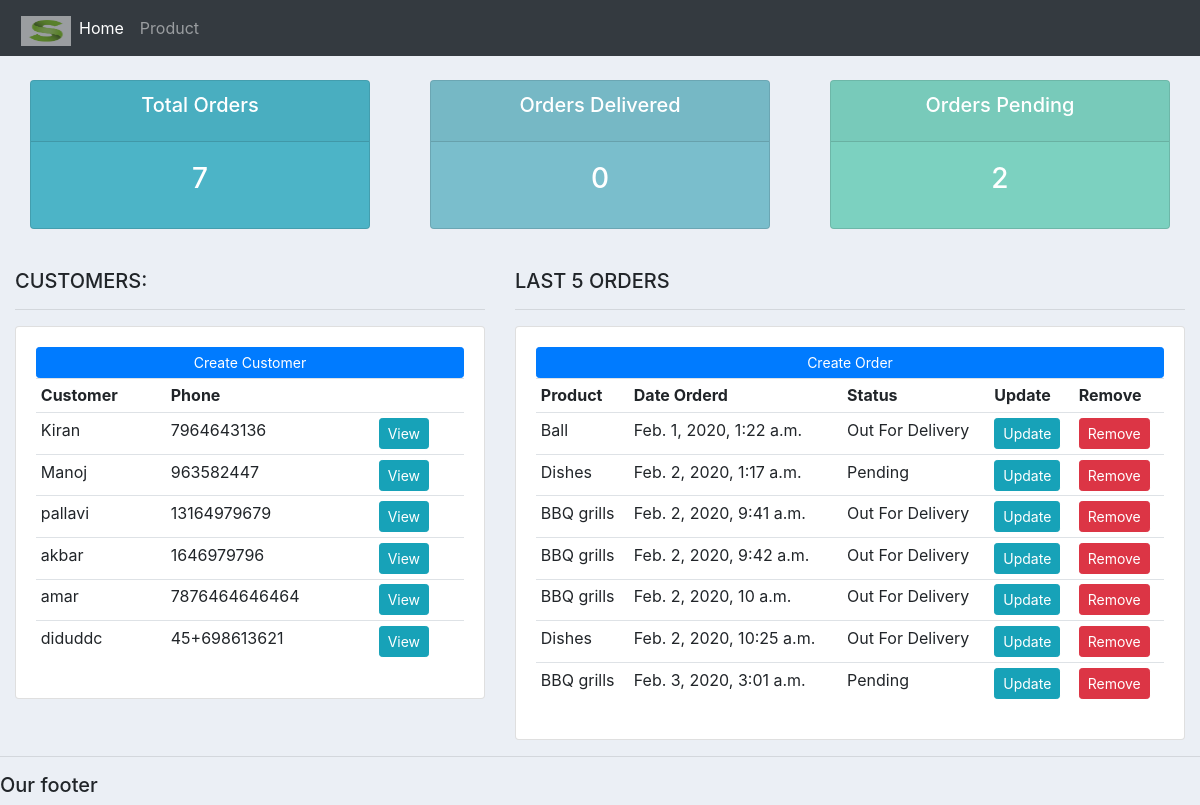
The page / on the database its author committed.
### accounts/models.py (models this page shows, shortened)
class Customers(models.Model):
    Name=models.CharField(max_length=200,null=True)
    phone=models.CharField(max_length=200,null=True)
    email=models.EmailField(unique=True)
    date_created = models.DateTimeField(auto_now_add=True,null=True)

class Order(models.Model):
    STATUS =    (
        ('Pending','Pending'),
        ('Out For Delivery', 'Out For Delivery'),
        ('Delivered','Delivered')
    )
    Customer=models.ForeignKey(Customers,null=True, on_delete=models.SET_NULL)
    Product=models.ForeignKey(Product,null=True, on_delete=models.SET_NULL)
    Date_created = models.DateTimeField(auto_now_add=True,null=True)
    status = models.CharField(max_length=200,null=True,choices= STATUS)

class Product(models.Model):
     CATEGORY =    (
        ('Indoor','Indoor'),
        ('Out door','Out door'),
     )
     Name = models.CharField(max_length=200,null=True)
     Price = models.FloatField(null=True)
     Category = models.CharField(max_length=200,null=True,choices=CATEGORY)
     Description = models.CharField(max_length=200,null=True,blank=True)
     Date_created = models.DateTimeField(auto_now_add=True,null=True)
     tags = models.ManyToManyField(Tag)
     def __str__(self):
        return self.Name

### accounts/views.py (the view)
# urls.py: path('',views.home,name='home'),
def home(request):
    orders = Order.objects.all()
    customer = Customers.objects.all()
    Total_customers=customer.count()
    Total_orders=orders.count()
    delivered=orders.filter(status='Delivered').count()
    pending=orders.filter(status='Pending').count()
    context={'orders':orders,'customers':customer,'Total_customers':Total_customers,'Total_orders':Total_orders,'delivered':delivered,'pending':pending}
    return render(request,'dashboard.html',context)

### accounts/templates/dashboard.html
{% extends 'main.html' %} {% block content %} {% include 'status.html' %}
<br>
<div class="row">
    <div class="col-md-5">
        <h5>CUSTOMERS:</h5>
        <hr>
        <div class="card card-body">
            <a class="btn btn-primary  btn-sm btn-block" href="{% url 'createCustomer' %}">Create Customer</a>
            <table class="table table-sm">
                <tr>
                    <th>Customer</th>
                    <th>Phone</th>
                    <th></th>
                </tr>
                {% for customer in customers %}
                <tr>
                    <td>{{customer.Name}}</td>
                    <td>{{customer.phone}}</td>
                    <th>
                        <a class="btn btn-sm btn-info" href="{% url 'customers' customer.id %}">View</a>
                    </th>
                </tr>
                {% endfor %}
            </table>
        </div>
    </div>
    <div class="col-md-7">
        <h5>LAST 5 ORDERS</h5>
        <hr>
        <div class="card card-body">
            <a class="btn btn-primary  btn-sm btn-block" href="{% url 'createOrder' %}">Create Order</a>
            <table class="table table-sm">
                <tr>
                    <th>Product</th>
                    <th>Date Orderd</th>
                    <th>Status</th>
                    <th>Update</th>
                    <th>Remove</th>
                </tr>
                {% for order in orders %}
                <tr>
                    <td>{{order.Product}}</th>
                        <td>{{order.Date_created}}</td>
                        <td>{{order.status}}</th>
                            <th>
                                <a class="btn btn-sm btn-info" href="{%url 'UpdateOrder' order.id%}">Update</a>
                            </th>
                            <th><a class="btn btn-sm btn-danger" href="{%url 'deleteOrder' order.id%}">Remove</a></th>
                </tr>
                {% endfor %}
            </table>
        </div>
    </div>
</div>
{% endblock %}

### accounts/templates/main.html (shortened to what this page needs)
{% load static %}
<!DOCTYPE html>
<html>
<head>
    <link rel="stylesheet" href="https://stackpath.bootstrapcdn.com/bootstrap/4.3.1/css/bootstrap.min.css">
    <link rel="stylesheet" type="text/css" href="{% static '/css/main.css' %}">
</head>
<body>
    {% include 'navbar.html' %}
    <div class="container-fluid">
        {% block content %}
        {% endblock %}
    </div>
    <hr>
    <h5>Our footer</h5>
</body>
</html>

### accounts/templates/navbar.html (shortened to what this page needs)
{% load static %}
<nav class="navbar navbar-expand-lg navbar-dark bg-dark">
    <img class="logo" src="{% static 'images/logo.png' %}">
    <div class="collapse navbar-collapse" id="navbarNav">
        <ul class="navbar-nav">
            <li class="nav-item active">
                <a class="nav-link" href="{% url 'home' %}">Home<span class="sr-only">(current)</span></a>
            </li>
            <li class="nav-item">
                <a class="nav-link" href="{% url 'products' %}">Product</a>
            </li>
        </ul>
    </div>
</nav>

### accounts/templates/status.html
<br>
<div class="row">
    <div class="col">
        <div class="col-md">
            <div class="card text-center text-white  mb-3" id="total-orders">
                <div class="card-header">
                    <h5 class="card-title">Total Orders</h5>
                </div>
                <div class="card-body">
                    <h3 class="card-title">{{Total_orders}}</h3>
                </div>
            </div>
        </div>
    </div>
    <div class="col">
        <div class="col-md">
            <div class="card text-center text-white  mb-3" id="orders-delivered">
                <div class="card-header">
                    <h5 class="card-title">Orders Delivered</h5>
                </div>
                <div class="card-body">
                    <h3 class="card-title">{{delivered}}</h3>
                </div>
            </div>
        </div>
    </div>
    <div class="col">
        <div class="col-md">
            <div class="card text-center text-white  mb-3" id="orders-pending">
                <div class="card-header">
                    <h5 class="card-title">Orders Pending</h5>
                </div>
                <div class="card-body">
                    <h3 class="card-title">{{pending}}</h3>
                </div>
            </div>
        </div>
    </div>
</div>

### accounts/static/css/main.css (style rules this page uses)
body { background-color: #ebeff5; }
#total-orders { background-color: #4cb4c7; }
#orders-delivered { background-color: #7abecc; }
#orders-pending { background-color: #7CD1C0; }
.logo { width: 50px; height: 30px; margin-top: 5px; margin-left: 5px; opacity: 0.5; }

### rows shown on the page
Customers: Name "Kiran", phone "7964643136"
Customers: Name "Manoj", phone "963582447"
Customers: Name "pallavi", phone "13164979679"
Customers: Name "akbar", phone "1646979796"
Customers: Name "amar", phone "7876464646464"
Customers: Name "diduddc", phone "45+698613621"
Order: Product "Ball", Date_created "Feb. 1, 2020, 1:22 a.m.", status "Out For Delivery"
Order: Product "Dishes", Date_created "Feb. 2, 2020, 1:17 a.m.", status "Pending"
Order: Product "BBQ grills", Date_created "Feb. 2, 2020, 9:41 a.m.", status "Out For Delivery"
Order: Product "BBQ grills", Date_created "Feb. 2, 2020, 9:42 a.m.", status "Out For Delivery"
Order: Product "BBQ grills", Date_created "Feb. 2, 2020, 10 a.m.", status "Out For Delivery"
Order: Product "Dishes", Date_created "Feb. 2, 2020, 10:25 a.m.", status "Out For Delivery"
Order: Product "BBQ grills", Date_created "Feb. 3, 2020, 3:01 a.m.", status "Pending"

### other values the page prints
{{ Total_orders }} "7"
{{ delivered }} "0"
{{ pending }} "2"
